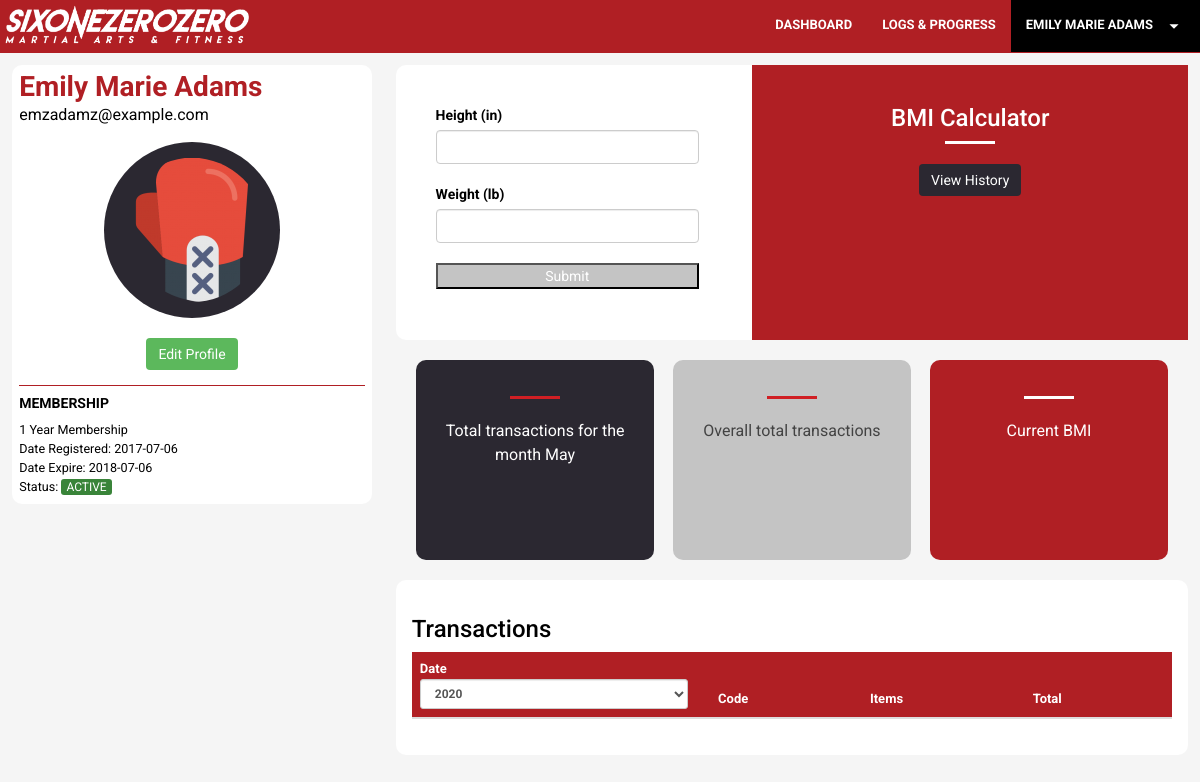
The app's page /modules/customer/index.php?mod=profile (signed in) with its own data.
### tables this page shows
CREATE TABLE IF NOT EXISTS `tbl_membership` (
  `mem_id` int(9) unsigned NOT NULL AUTO_INCREMENT,
  `mem_date_added` date NOT NULL DEFAULT '0000-00-00',
  `mem_date_expire` date NOT NULL DEFAULT '0000-00-00',
  `met_id` int(4) NOT NULL DEFAULT '0',
  `mem_status` varchar(15) NOT NULL DEFAULT '',
  `cust_id` bigint(11) NOT NULL DEFAULT '0',
  PRIMARY KEY (`mem_id`),
  KEY `met_id` (`met_id`),
  KEY `cust_id` (`cust_id`)
);

CREATE TABLE IF NOT EXISTS `tbl_customer` (
  `cust_id` bigint(11) unsigned NOT NULL AUTO_INCREMENT,
  `cust_code` varchar(15) NOT NULL DEFAULT '',
  `cust_firstname` varchar(100) NOT NULL DEFAULT '',
  `cust_lastname` varchar(100) NOT NULL DEFAULT '',
  `cust_email` varchar(150) NOT NULL DEFAULT '',
  `cust_birthday` date NOT NULL DEFAULT '0000-00-00',
  `cust_password` varchar(150) NOT NULL DEFAULT '',
  `cust_contact` varchar(12) NOT NULL DEFAULT '',
  `cust_emergency` varchar(12) NOT NULL DEFAULT '',
  `cust_date_added` date NOT NULL DEFAULT '0000-00-00',
  `cust_status` varchar(12) NOT NULL DEFAULT 'ACTIVE',
  `mem_id` int(9) NOT NULL DEFAULT '0',
  PRIMARY KEY (`cust_id`),
  KEY `mem_id` (`mem_id`)
);

CREATE TABLE IF NOT EXISTS `tbl_membershiptype` (
  `met_id` int(4) unsigned NOT NULL AUTO_INCREMENT,
  `met_name` varchar(180) NOT NULL DEFAULT '',
  `met_duration` int(10) NOT NULL DEFAULT '0',
  `met_rate` decimal(10,2) NOT NULL DEFAULT '0.00',
  `met_status` varchar(12) NOT NULL DEFAULT 'ACTIVE',
  PRIMARY KEY (`met_id`)
);

### classes/class.client.php (called while the page is built, shortened)
<?php
class Client{
	public $db;
	public function __construct(){
		$this->db = new mysqli(DB_SERVER,DB_USERNAME,DB_PASSWORD,DB_DATABASE);
	}
    public function get_userprofile($id){
        $sql = "SELECT C.cust_firstname, C.cust_lastname, C.cust_email, M.mem_status, M.mem_date_added, M.mem_date_expire, T.met_name
        FROM tbl_customer C
        INNER JOIN tbl_membership M ON C.mem_id = M.mem_id
        INNER JOIN tbl_membershiptype T ON M.met_id = T.met_id
        WHERE C.cust_id = $id";
        $result = mysqli_query($this->db,$sql);
		while($row = mysqli_fetch_assoc($result)){
			$list[] = $row;
		}
		return $list;
    }
}

### modules/customer/datatable/profile/index.php (the view, shortened to what this page needs)
<head>
    <link rel="stylesheet" href="https://cdn.datatables.net/1.10.12/css/dataTables.bootstrap.min.css" />
</head>
<div class="content-container">
    <div class="profile-left">
        <?php
            $list = $client->get_userprofile($_SESSION['id']);
            foreach($list as $value){
        ?>
        <div class="box">
            <div class="header">
                <h3><?php echo $name = $value['cust_firstname']." ".$value['cust_lastname'];?></h3>
                <p><?php echo $value['cust_email'];?></p>
            </div>
            <div class="modal-body" style="text-align: center;">
                <img src="../../img/profile.png" alt="member profile" align="middle" class="profile-img"/>
                <br><br>
                <a href="index.php?mod=settings" class="btn btn-success">Edit Profile</a>
            </div>
            <div class="footer">
                <h4><b>MEMBERSHIP</b></h4>
                <p><?php echo $value['met_name'];?></p>
                <p>Date Registered: <?php echo $value['mem_date_added'];?></p>
                <p>Date Expire: <?php echo $value['mem_date_expire'];?></p>
                <p>
                    Status:
                    <?php
                        $membership = $value["mem_status"];
                        if($membership == "EXPIRED")
                            $memstat = '<span class="btn-gray btn-xs">'.$membership.'</span>';
                        else if($membership == "ACTIVE")
                            $memstat = '<span class="btn-green btn-xs">'.$membership.'</span>';
                        else
                            $memstat = '<span class="btn-red btn-xs">NONE</span>';
                        echo $memstat;
                    ?>
                </p>
            </div>
        </div>
            <?php
                }
            ?>
    </div>
    <div class="profile-right">
        <div class="profile-content">
            <div class="box" style="padding: 0;">
                <?php
                    require_once 'datatable/bmi/index.php';
                ?>
            </div>
            <br>
            <div class="trans-statistics">
                <div class="stats-box box-dark box">
                    <hr>
                    <p>Total transactions for the month <?php echo $date = date('F');?></p>
                </div>
                <div class="stats-box box-gray box">
                    <hr>
                    <p>Overall total transactions</p>
                </div>
                <div class="stats-box box-red box">
                    <hr class="light">
                    <p>Current BMI</p>
                </div>
            </div>
            <br>
            <div class="box">
                <?php
                    require_once 'datatable/transaction/index.php';
                ?>
            </div>
        </div>
    </div>
</div>

### modules/customer/index.php (shortened to what this page needs)
<?php
	include '../../classes/class.client.php';
	$module = (isset($_GET['mod']) && $_GET['mod'] != '') ? $_GET['mod'] : '';
	$client = new Client();
?>
<!DOCTYPE html>
<html>
	<head>
		<link href="../../rsc/bootstrap/css/bootstrap.css" rel="stylesheet">
        <link href="../../rsc/magnific-popup/magnific-popup.css" rel="stylesheet">
		<link rel="stylesheet" type="text/css" href="../../css/module/module.css">
		<link rel="stylesheet" type="text/css" href="../../css/module/bootstrap_modal.css">
		<link rel="stylesheet" type="text/css" href="../../css/module/modal.css">
		<link rel="stylesheet" type="text/css" href="../../css/main.css">
	</head>
	<body id="page-top">
		<div id="HEADER">
			<nav id="mainNav" class="navbar navbar-default navbar-fixed-top">
                <div class="container-fluid">
                    <div class="navbar-header">
                        <a class="navbar-brand page-scroll" href="../../index.php"><img src="../../img/logo_long.png" alt="6100"></a>
                    </div>
                    <div class="collapse navbar-collapse" id="bs-example-navbar-collapse-1">
                        <ul class="nav navbar-nav navbar-right">
                            <li>
                                <a class="page-scroll" href="index.php?mod=dashboard">Dashboard</a>
                            </li>
                            <li>
                                <a class="page-scroll" href="index.php?mod=logs">Logs & Progress</a>
                            </li>
                            <li class="login-btn hover-menu">
                                <a class="page-scroll"><?php echo strtoupper($_SESSION['username']);?><?php echo file_get_contents("../../svg/dropdown.svg");?></a>
                            </li>
                        </ul>
                    </div>
                </div>
            </nav>
		</div>
		<div id="MAIN_CONTENT">
			<?php
				switch($module){
					case 'profile':
						require_once 'datatable/profile/index.php';
					break;
				}
			?>
		</div>
	</body>
</html>

### modules/customer/datatable/bmi/index.php (shortened to what this page needs)
<head>
    <link rel="stylesheet" href="https://cdn.datatables.net/1.10.12/css/dataTables.bootstrap.min.css" />
    <link rel="stylesheet" href="//code.jquery.com/ui/1.11.4/themes/smoothness/jquery-ui.css">
</head>
<div class="table-responsive">
    <div class="bmi-calculator">
        <form class="bmi-form" method="post" id="bmi_form" enctype="multipart/form-data">
            <label>Height (in)</label>
            <input type="number" name="bmi_height" id="bmi_height" class="form-control"/>
            <br>
            <label>Weight (lb)</label>
            <input type="number" name="bmi_weight" id="bmi_weight" class="form-control"/>
            <br>
            <input type="submit" name="action" id="action" class="btn-gray" style="width: 95%;"/>
        </form>
    </div>
    <div class="bmi-result">
        <h3>BMI Calculator</h3>
        <hr>
        <div class="bmi-btns">
            <button class="btn btn-dark history" toggle="modal" data-target="#bmiHistory">View History</button>
        </div>
    </div>
</div>

### modules/customer/datatable/transaction/index.php (shortened to what this page needs)
<head>
    <link rel="stylesheet" href="https://cdn.datatables.net/1.10.12/css/dataTables.bootstrap.min.css" />
    <link rel="stylesheet" href="//code.jquery.com/ui/1.11.4/themes/smoothness/jquery-ui.css">
</head>
<div class="table-responsive">
    <div class="table-responsive">
        <h3>Transactions</h3>
        <table id="transaction_table" class="table table-border table-striped" style="width: 100%;">
            <thead>
                <tr>
                    <th>Date
                        <select id="0" class="trans-search-input form-control input-sm" value="<?php echo date('Y');?>">
                            <?php
                                for($i=2016;$i<=date('Y');$i++){
                            ?>
                            <option value="<?php echo $i;?>" <?php if($i == date('Y')) echo 'selected';?>><?php echo $i;?></option>
                            <?php
                                }
                            ?>
                        </select>
                    </th>
                    <th>Code</th>
                    <th>Items</th>
                    <th>Total</th>
                </tr>
            </thead>
        </table>
    </div>
</div>

### css/module/module.css (style rules this page uses)
body { margin: 0 auto; overflow-x: hidden; }
thead { background-color: #b01f24; color: white; }
.btn-gray { background-color: #c4c4c4; color: black; }
.btn-dark { background-color: #2b2831; color: white; }
.btn-green { background-color: #398439; }
.btn-gray, .btn-red, .btn-green { text-align: center; color: white; }
.content-container { min-height: 100vh; padding-top: 53px; background-color: #f5f5f5; }
@media (min-width: 645px) { .profile-left { width: 30%; float: left; margin: 1%; text-align: left; } }
@media (min-width: 645px) { .profile-right { width: 66%; float:right; } }
@media (min-width: 645px) { .trans-statistics .stats-box { width: 30%; display: inline-table; margin: 0 1% 0 1%; min-height: 200px; } }
.box { background-color: white; padding: 2%; border-radius: 10px; }
.stats-box { width: 80%; min-height: 130px; margin-left: auto; margin-right: auto; margin-bottom: 2%; text-align: center; }
.box-gray { background-color: #c4c4c4; color: #434343; }
.box-red { background-color: #b01f24; color: white; }
.box-dark { background-color: #2b2831; color: white; }
.profile-left p { margin: 0; padding: 0; text-align: left; }
.profile-left .footer { border-top: 1px #b01f24 solid; }
.profile-left .footer h4 { font-size: 1em; }
.profile-left .footer p { font-size: 0.9em; }
.profile-left h3 { margin: 0; font-size: 2em; color: #b01f24; font-weight: bold; }
.profile-right { margin: 1%; }
.profile-img { padding: 5%; background-color: #2b2831; border-radius: 50%; }
.trans-statistics { text-align: center; }
.bmi-calculator { width: 35%; margin: 5%; float: left; }
.bmi-result { width: 55%; padding: 5%; background-color: #b01f24; float: right; min-height: 275px; color: white; }
.bmi-result h3, .bmi-result hr { text-align: center; margin-top: 0; border-color: white; }
.bmi-btns { text-align: center; }
svg { vertical-align: -webkit-baseline-middle; }

### css/main.css (style rules this page uses)
html, body { height: 100%; width: 100%; }
body { margin: 0 auto; background-color: #f5f5f5; overflow-x: hidden; }
hr { border-color: #d01f24; border-width: 3px; max-width: 50px; }
hr.light { border-color: white; }
a { -webkit-transition: all 0.35s; -moz-transition: all 0.35s; transition: all 0.35s; color: #de383f; }
h1, h2, h3, h4, h5, h6 { font-family: 'Roboto', 'Helvetica Neue', Arial, sans-serif; }
p { font-size: 16px; line-height: 1.5; margin-bottom: 20px; }
#mainNav { background-color: #b01f24; }
.navbar-default { background-color: #b01f24; color: white font-family: Roboto, sans-serif; -webkit-transition: all 0.35s; -moz-transition: all 0.35s; transition: all 0.35s; }
.navbar-default .navbar-header .navbar-brand > img { height: 100%; }
.navbar-default .nav > li > a, .navbar-default .nav > li > a:focus { text-transform: uppercase; font-weight: 700; font-size: 13px; color: white; }
@media (min-width: 860px) { .navbar-default { background-color: #b01f24; } }
@media (min-width: 860px) { .navbar-default .navbar-header .navbar-brand { color: white; } }
@media (min-width: 860px) { .navbar-brand img { float: left; vertical-align: middle; height: 100%; } }
@media (min-width: 860px) { .navbar-default .nav > li > a, .navbar-default .nav > li > a:focus { color: white; } }
.btn { font-family: 'Roboto', 'Open Sans', Arial, sans-serif; border: none !important; font-size: 14px !important; }
body { webkit-tap-highlight-color: #222222; }
.navbar-nav > li.login-btn { background-color: black; min-width: 100px; text-align: center; }
.login-btn svg { vertical-align: middle; margin-left: 10px; }

### records on screen
tbl_membership: cust.cust_lastname "Emily Marie Adams", cust.cust_email "emzadamz@example.com", met.met_name "1 Year Membership", mem_date_added "2017-07-06", mem_date_expire "2018-07-06", mem_status "ACTIVE"

### other values on screen
$_SESSION['username'] "EMILY MARIE ADAMS"
form field value "2020"
